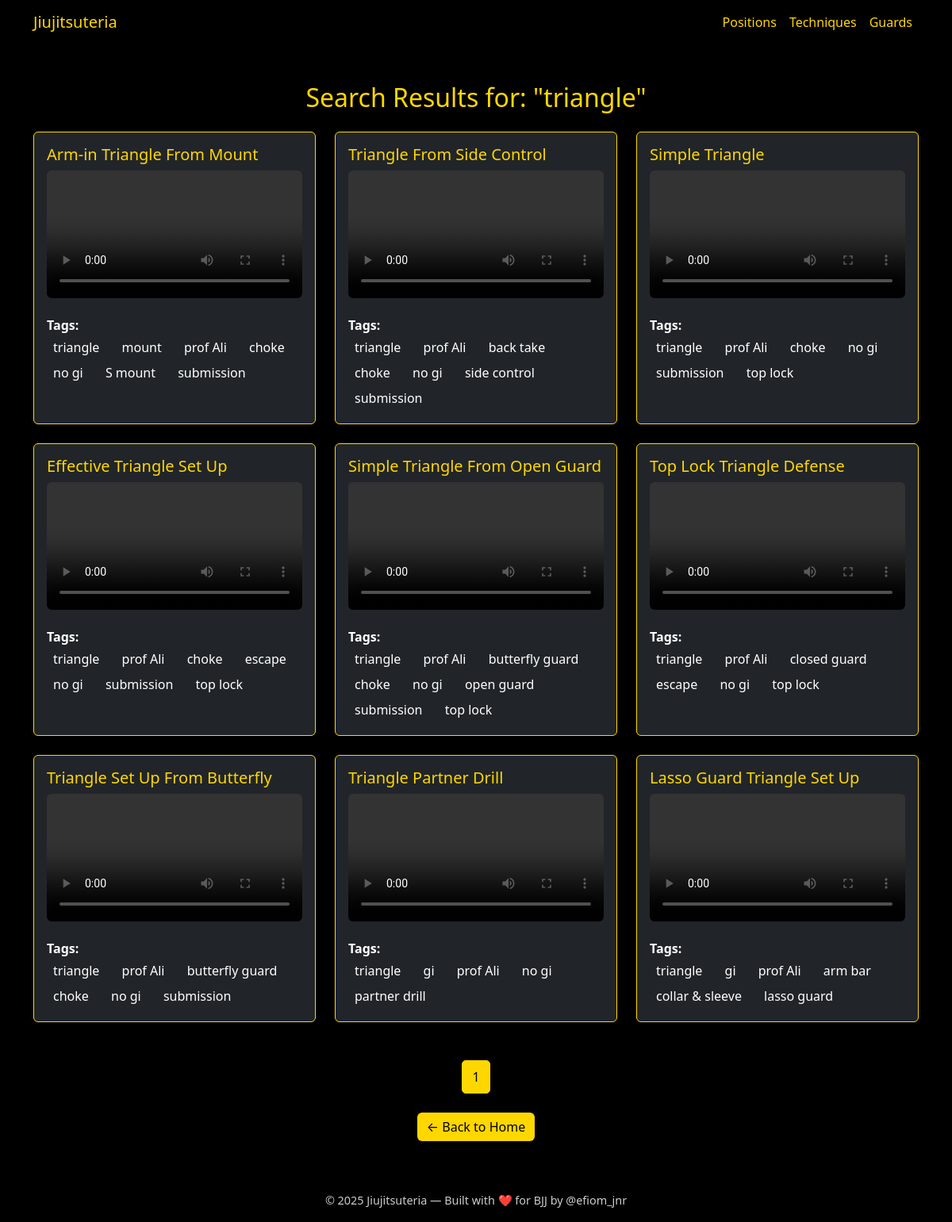
/tag/6/, run on the app's committed database.
### bjj/models.py (models this page shows, shortened)
class Tag(models.Model):
    name = models.CharField(max_length=50, unique=True)

class Video(models.Model):
    title = models.CharField(max_length=200)
    video_url = models.URLField()
    tags = models.ManyToManyField('Tag', related_name='videos')
    position = models.ForeignKey('Position', on_delete=models.SET_NULL, null=True, blank=True)
    technique = models.ForeignKey('Technique', on_delete=models.SET_NULL, null=True, blank=True)
    guard = models.ForeignKey('Guard', on_delete=models.SET_NULL, null=True, blank=True)
    def cloudfront_url(self):
        s3_prefix = "https://jiujitsuteria-videos.s3.amazonaws.com"
        cloudfront_domain = getattr(settings, 'CLOUDFRONT_DOMAIN', '')
        if self.video_url.startswith(s3_prefix):
            return self.video_url.replace(s3_prefix, cloudfront_domain)
        return self.video_url

### bjj/views.py (the view)
# urls.py: path('tag/<int:tag_id>/', views.videos_by_tag, name='videos_by_tag'),
def videos_by_tag(request, tag_id):
    tag = get_object_or_404(Tag, id=tag_id)
    videos = tag.videos.all().order_by('-id')  # Optional: newest first
    paginator = Paginator(videos, 12)  # 12 videos per page
    page_number = request.GET.get('page')
    page_obj = paginator.get_page(page_number)
    return render(request, 'bjj/tag_search_results.html', {
        'query': tag.name,
        'tag': tag,
        'videos': page_obj,
    })

### bjj/templates/bjj/tag_search_results.html (shortened to what this page needs)
{% extends 'bjj/base.html' %}
{% block content %}
<div class="text-center mb-4">
  <h2 class="text-yellow">Search Results for: "{{ query }}"</h2>
</div>
{% if videos %}
  <div class="row justify-content-center">
    {% for video in videos %}
      <div class="col-md-6 col-lg-4 mb-4">
        <div class="card bg-dark text-white h-100 border border-yellow shadow">
          <div class="card-body">
            <h5 class="card-title text-yellow">{{ video.title }}</h5>
            <video class="w-100 mb-3 rounded" controls>
              <source src="{{ video.cloudfront_url }}" type="video/mp4">
            </video>
            <p class="card-text">
              <strong>Tags:</strong><br>
              {% if video.tags.exists %}
                {% for tag in video.tags.all %}
                  <a href="{% url 'bjj:videos_by_tag' tag.id %}" class="tag-link">
                    {{ tag.name }}
                  </a>
                {% endfor %}
              {% else %}
                <span class="text-muted">No tags</span>
              {% endif %}
            </p>
          </div>
        </div>
      </div>
    {% endfor %}
  </div>
  <div class="text-center mt-4">
    <nav>
      <ul class="pagination justify-content-center">
        {% for page_num in videos.paginator.page_range %}
          {% if page_num == videos.number %}
            <li class="page-item active">
              <span class="page-link custom-page-link-active">{{ page_num }}</span>
            </li>
          {% else %}
            <li class="page-item">
              <a class="page-link custom-page-link" href="?q={{ query }}&page={{ page_num }}">{{ page_num }}</a>
            </li>
          {% endif %}
        {% endfor %}
      </ul>
    </nav>
  </div>
{% else %}
  <p class="text-center text-white">No videos found for this tag.</p>
{% endif %}
<div class="text-center mt-4">
  <a href="{% url 'bjj:index' %}" class="btn btn-yellow">← Back to Home</a>
</div>
{% endblock %}

### bjj/static/bjj/styles.css (style rules this page uses)
body { background-color: #000; color: #fff; }
.text-yellow, .navbar-brand, .nav-link, h1, h2, h3, h4, h5 { color: #FFD700 !important; }
.btn-yellow { background-color: #FFD700; color: #000; border: none; }
a { color: #FFD700; text-decoration: none; }
.border-yellow { border-color: #FFD700 !important; }
.tag-link { color: white; background: none; padding: 4px 8px; border-radius: 4px; display: inline-block; transition: all 0.2s ease; }

### bjj/templates/bjj/tag_search_results.html (style rules this page uses)
.tag-link { color: white; text-decoration: none; margin-right: 8px; transition: color 0.3s ease; }
.pagination .page-item.active .custom-page-link-active { background-color: #FFD700; color: #000; border: 1px solid #FFD700; padding: 0.5rem 0.75rem; border-radius: 5px; }

### data on the page
Tag: name "triangle"
Video: title "Arm-in Triangle From Mount"
Tag: name "mount"
Tag: name "prof Ali"
Tag: name "choke"
Tag: name "no gi"
Tag: name "S mount"
Tag: name "submission"
Video: title "Triangle From Side Control"
Tag: name "back take"
Tag: name "side control"
Video: title "Simple Triangle"
Tag: name "top lock"
Video: title "Effective Triangle Set Up"
Tag: name "escape"
Video: title "Simple Triangle From Open Guard"
Tag: name "butterfly guard"
Tag: name "open guard"
Video: title "Top Lock Triangle Defense"
Tag: name "closed guard"
Video: title "Triangle Set Up From Butterfly"
Video: title "Triangle Partner Drill"
Tag: name "gi"
Tag: name "partner drill"
Video: title "Lasso Guard Triangle Set Up"
Tag: name "arm bar"
Tag: name "collar & sleeve"
Tag: name "lasso guard"

### other printed values
{{ page_num }} "1"
{{ year|default:"2025" }} "2025"
